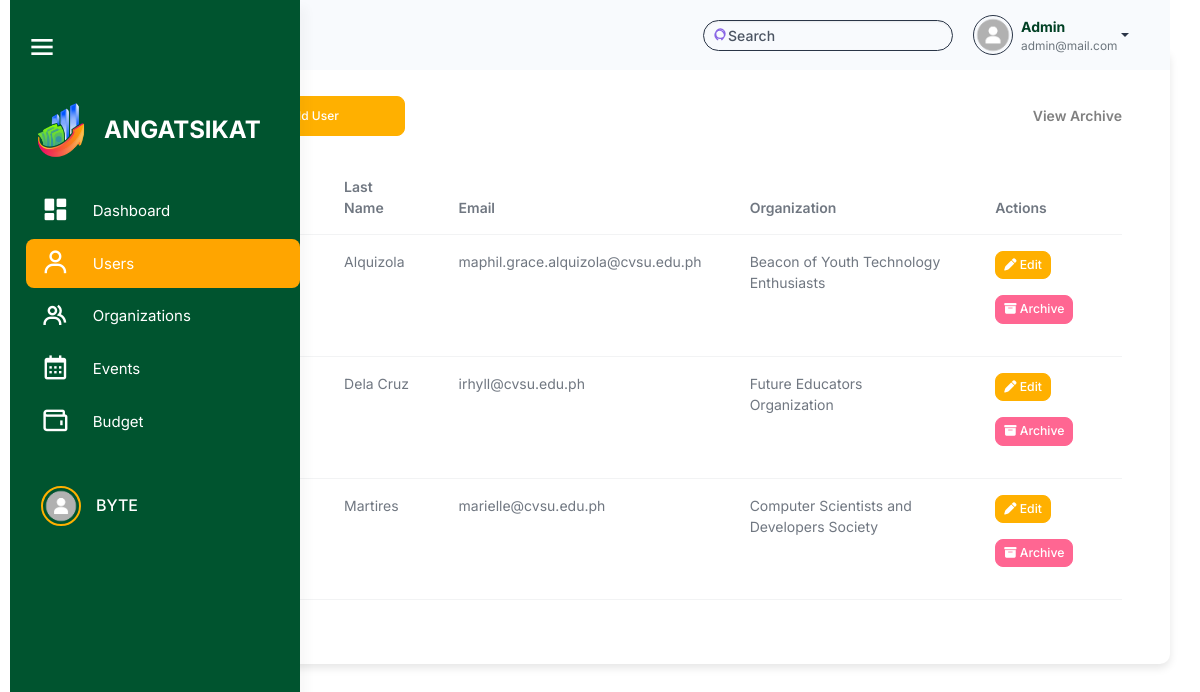
Page /src/user_management/users.php (signed in) on the earlier database version.
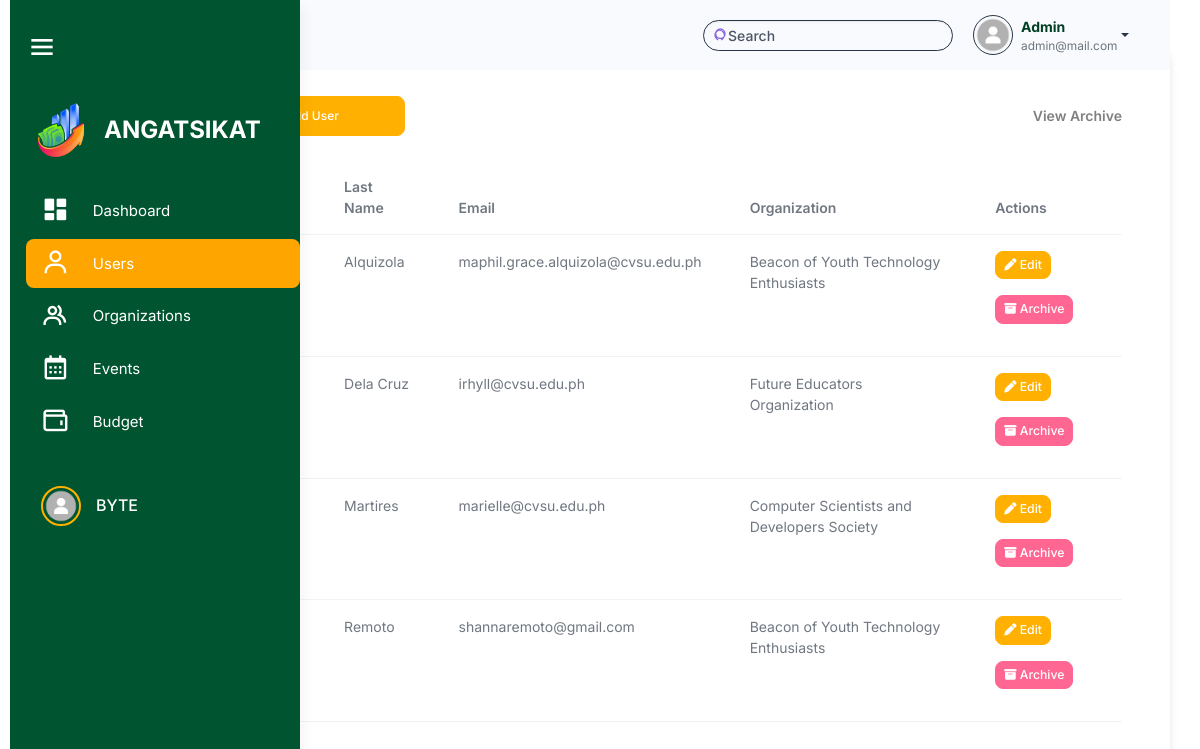
Same page on the later database version.
### tables this page shows
CREATE TABLE `users` (
  `user_id` int(11) NOT NULL,
  `username` varchar(100) NOT NULL,
  `password` varchar(255) NOT NULL,
  `profile_picture` varchar(255) NOT NULL,
  `first_name` varchar(255) NOT NULL,
  `last_name` varchar(255) NOT NULL,
  `email` varchar(100) NOT NULL,
  `role` enum('admin','officer','member') NOT NULL,
  `organization_id` int(11) DEFAULT NULL,
  `archived` tinyint(1) DEFAULT 0,
  `created_at` timestamp NOT NULL DEFAULT current_timestamp()
);

CREATE TABLE `organizations` (
  `organization_id` int(11) NOT NULL,
  `organization_name` varchar(255) NOT NULL,
  `organization_logo` varchar(255) DEFAULT NULL,
  `organization_members` int(11) NOT NULL DEFAULT 0,
  `organization_status` enum('Probationary','Level I','Level II') NOT NULL DEFAULT 'Probationary',
  `organization_color` varchar(7) DEFAULT NULL,
  `archived` tinyint(1) DEFAULT 0,
  `created_at` timestamp NOT NULL DEFAULT current_timestamp(),
  `balance` decimal(15,2) DEFAULT 0.00,
  `beginning_balance` decimal(15,2) DEFAULT 0.00,
  `income` decimal(15,2) DEFAULT 0.00,
  `expense` decimal(15,2) DEFAULT 0.00,
  `cash_on_bank` decimal(15,2) DEFAULT 0.00,
  `cash_on_hand` decimal(15,2) DEFAULT 0.00
);

### src/user_query.php (called while the page is built, shortened)
<?php
$user_id = $_SESSION['user_id'];
$user_query = "SELECT * FROM users WHERE user_id = '$user_id'";
$user_result = mysqli_query($conn, $user_query);
?>

### src/user_management/users.php (the view, shortened to what the changed rows need)
<?php
include '../connection.php';
include '../user_query.php';
?>
<!DOCTYPE html>
<html lang="en">
<head>
    <link rel="stylesheet" href="../assets/css/styles.min.css" />
    <link rel="stylesheet" href="../html/sidebar.css" />
    <link rel="stylesheet" href="../activity_management/css/activities.css" />
    <link href="https://unpkg.com/boxicons@2.1.4/css/boxicons.min.css" rel="stylesheet" />
    <link rel="stylesheet" href="https://cdnjs.cloudflare.com/ajax/libs/font-awesome/6.6.0/css/all.min.css">
    <link rel="stylesheet" href="https://cdn.datatables.net/2.1.7/css/dataTables.bootstrap.min.css" />
</head>
<body>
    <div class="page-wrapper" id="main-wrapper" data-layout="vertical" data-navbarbg="skin6" data-sidebartype="full"
        data-sidebar-position="fixed" data-header-position="fixed">
         <div class="container mt-5 p-5">
            <h2 class="mb-4 d-flex align-items-center justify-content-between">
                <div>
                    <span class="text-warning fw-bold me-2">|</span> Users
                    <button class="btn btn-primary ms-3" data-bs-toggle="modal" data-bs-target="#addUserModal"
                        style="height: 40px; width: 200px; border-radius: 8px; font-size: 12px;">
                        <i class="fa-solid fa-plus"></i> Add User
                    </button>
                </div>
                <a href="users_archive.php" class="text-gray text-decoration-none fw-bold"
                    style="font-size: 14px;">
                        View Archive
                </a>
            </h2>
            <table id="usersTable" class="table">
                <thead>
                    <tr>
                        <th>Username</th>
                        <th>First Name</th>
                        <th>Last Name</th>
                        <th>Email</th>
                        <th>Organization</th>
                        <th>Actions</th>
                    </tr>
                </thead>
                <tbody>
                    <?php
                $userQuery = "SELECT users.*, organizations.organization_name
                            FROM users
                            JOIN organizations ON users.organization_id = organizations.organization_id
                            WHERE users.role = 'officer' AND users.archived = 0";
                $userResult = $conn->query($userQuery);
                if ($userResult->num_rows > 0) {
                    while ($userRow = $userResult->fetch_assoc()) {
                        echo "<tr>
                                <td>{$userRow['username']}</td>
                                <td>{$userRow['first_name']}</td>
                                <td>{$userRow['last_name']}</td>
                                <td>{$userRow['email']}</td>
                                <td>{$userRow['organization_name']}</td>
                                <td>
                                    <button class='btn btn-primary btn-sm edit-btn mb-3'
                                            data-bs-toggle='modal'
                                            data-bs-target='#editUserModal'
                                            data-id='{$userRow['user_id']}'>
                                        <i class='fa-solid fa-pen'></i> Edit
                                    </button>
                                    <button class='btn btn-danger btn-sm archive-btn mb-3'
                                            data-id='{$userRow['user_id']}'>
                                        <i class='fa-solid fa-box-archive'></i> Archive
                                    </button>
                                </td>
                            </tr>";
                    }
                } else {
                    echo "<tr><td colspan='7' class='text-center'>No users found</td></tr>";
                }
                ?>
                </tbody>
            </table>
        </div>
    </div>
</body>
</html>

Differences in the rows shown:
added users: last_name "Remoto", email "shannaremoto@gmail.com", organization.organization_name "Beacon of Youth Technology Enthusiasts"
